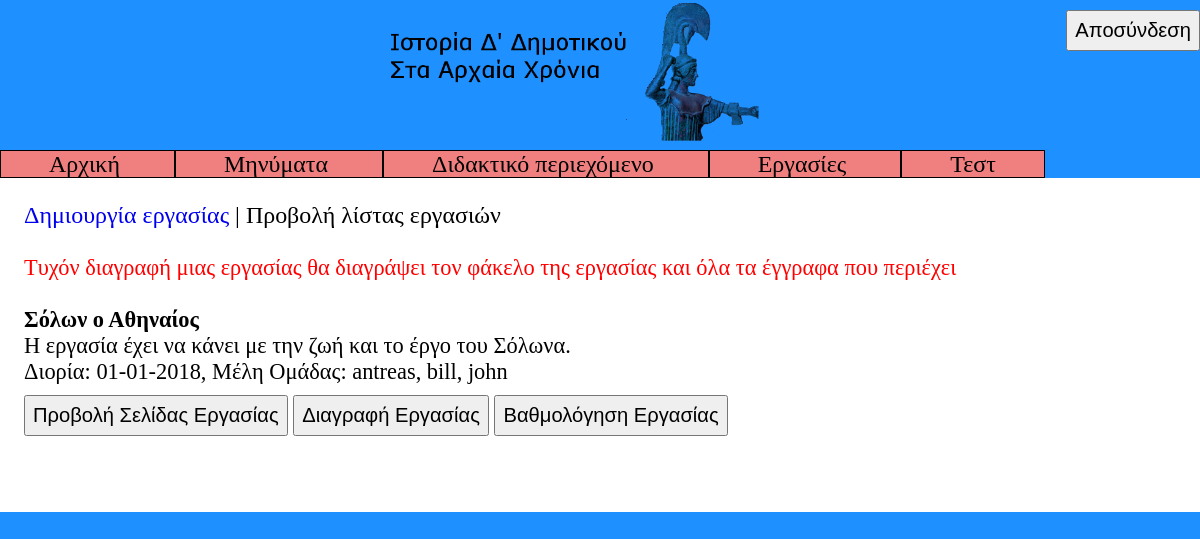
The page /code/professor/project_list.php (signed in) on the database as committed earlier.
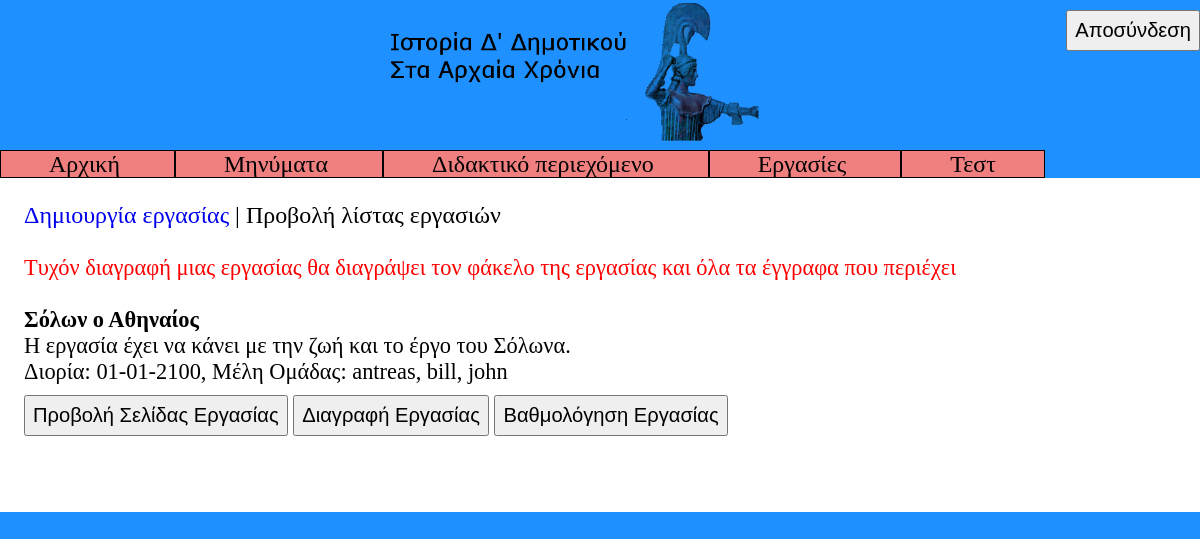
The same page on the database as committed later.
### tables this page shows
CREATE TABLE `groups` (
  `project_id` int(4) NOT NULL,
  `user` varchar(20) NOT NULL
);

CREATE TABLE `project` (
  `id` int(4) NOT NULL,
  `title` varchar(50) NOT NULL,
  `description` text NOT NULL,
  `deadline` date NOT NULL,
  `document` tinyint(1) NOT NULL DEFAULT '0',
  `grade` int(1) DEFAULT NULL
);

### code/professor/project_list.php (the view, shortened to what this page needs)
<!DOCTYPE html>
<html>
<head>
	<link rel="stylesheet" type="text/css" href="pstyles.css" />
</head>
<body>
	<button class="logout" onclick="logout()"> Αποσύνδεση</button>
	<img src="../banner.png" alt="Ιστορία Δ' Δημοτικού Στα Αρχαία Χρόνια" class="banner">
	<div class="big menu">
		<span class="menup"> <a href="phome.php" class="link_to_page"> Αρχική </a> </span>
		<span class="menup"> <a href="message.php" class="link_to_page"> Μηνύματα </a> </span>
		<span class="menup"> <a href="content.php" class="link_to_page"> Διδακτικό περιεχόμενο </a> </span>
		<span class="menup"> <a href="group_project.php" class="link_to_page"> Εργασίες </a> </span>
		<span class="menup"> <a href="test.php" class="link_to_page"> Τεστ </a> </span>
	</div>
	<div class="main">
		<span class="big"> <a href="group_project.php"> Δημιουργία εργασίας </a> | Προβολή λίστας εργασιών </span> <br> <br>
		<span class="red_letters"> Τυχόν διαγραφή μιας εργασίας θα διαγράψει τον φάκελο της εργασίας και όλα τα έγγραφα που περιέχει </span> <br> <br>
<?php
$id_array = array();
$link = connect_to_database("../login_register_form.php");
$result = $link->query("SELECT id FROM project");
while ($row = mysqli_fetch_array($result, MYSQLI_ASSOC)) {
	array_push($id_array, $row["id"]);
}
for ($i = 0; $i < count($id_array); $i++) {
	$result = $link->query("SELECT * FROM project INNER JOIN groups ON project.id=groups.project_id WHERE project.id=".$id_array[$i]);
	$row_num = mysqli_num_rows($result);
	for ($j = 0; $row = mysqli_fetch_array($result, MYSQLI_ASSOC); $j++) {
		if ($j == 0) {
			echo "<b>".$row["title"]."</b> <br>";
			echo $row["description"]."<br>";
			echo "Διορία: ".date("d-m-Y", strtotime($row["deadline"])).", ";
			echo "Μέλη Ομάδας: ".$row["user"].", ";
		}
		else if ($j == $row_num-1) {
			echo $row["user"]."<br>";
			echo "<button onclick='show_project(".$row["id"].")'> Προβολή Σελίδας Εργασίας </button> ";
			echo "<button onclick='delete_project(".$row["id"].")'> Διαγραφή Εργασίας </button> ";
			echo "<button onclick='grade_project(".$row["id"].")'> Βαθμολόγηση Εργασίας </button> <br> <br>";
			echo "<div id='".$row["id"]."' class='not_displayed'>";
			echo "</div> <br>";
		}
		else {
			echo $row["user"].", ";
		}
	}
}
?>
	</div>
</body>
</html>

### code/professor/pstyles.css (style rules this page uses)
* { box-sizing: border-box; }
body { background-color: dodgerblue; font-family: "Verdana"; font-size: 140%; margin: 0; }
button { font-size: 90%; padding: 7px; margin-top: 10px; cursor: pointer; }
a { text-decoration: none; }
button.logout { float: right; }
img.banner { display: table-cell; margin-left: 32.5%; margin-right: 32.5%; width: 35%; }
div.menu { margin-right: 10%; margin-left: 10%; }
span.menup { border: 1px solid black; padding: 0 4%; background-color: lightcoral; cursor: pointer; }
div.main { background-color: white; padding: 2%; margin-left: 10%; margin-right: 10%; }
.big { font-size: 107%; }
span.red_letters { color: red; }
a.link_to_page { color: black; }
@media only screen and (max-width: 1400px) { div.main { margin-left: 0; margin-right: 0; } }
@media only screen and (max-width: 1400px) { div.menu { margin-right: 0; margin-left: 0; } }

Rows that differ between the two databases and show on the page:
changed through a linked row, groups "antreas": project.deadline "01-01-2018" → "01-01-2100"
